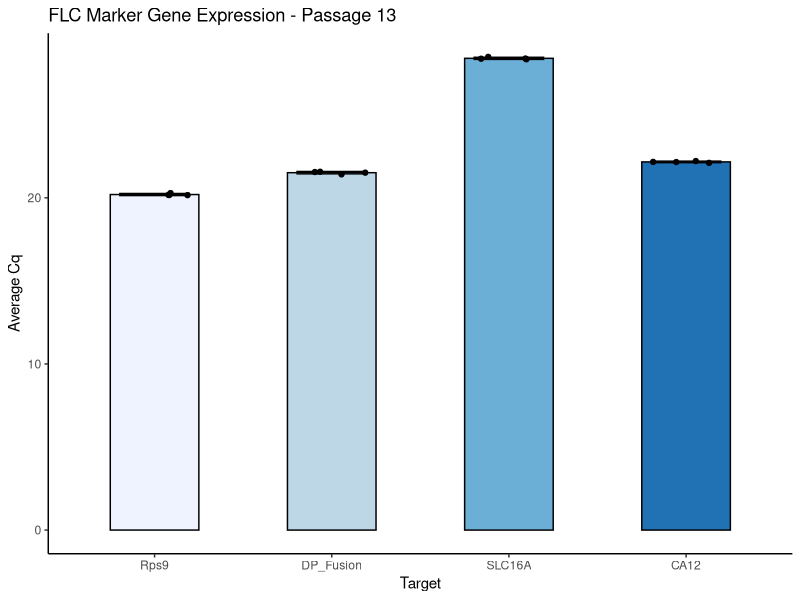
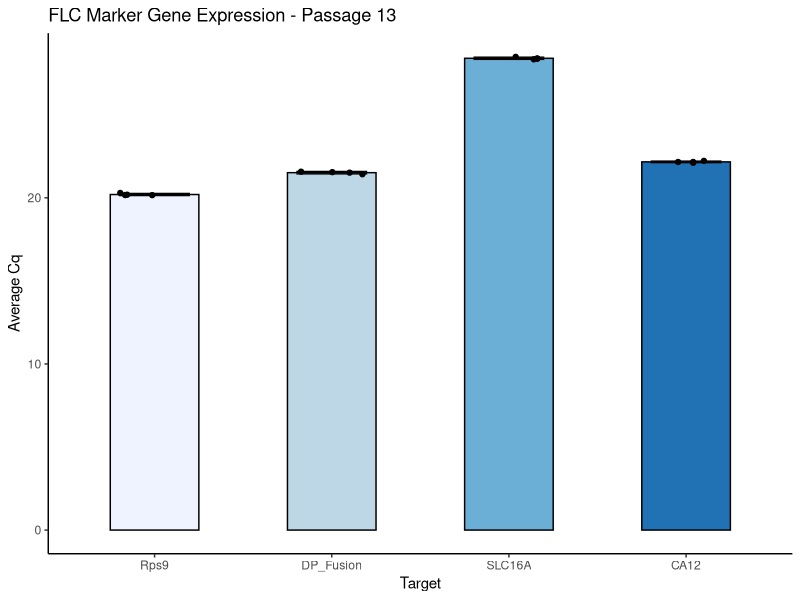

Write R code to recreate these figures, in order.
## ---- chunk 1
knitr::opts_chunk$set(echo = TRUE)
## ---- chunk 2
library(ggplot2)
library(tidyr)
library(dplyr)
library(ggpubr)
library(viridis)
## ---- chunk 3
data_summary <- function(data, varname, groupnames){
  require(plyr)
  summary_func <- function(x, col){
    c(mean = mean(x[[col]], na.rm=TRUE),
      sd = sd(x[[col]], na.rm=TRUE))
  }
  data_sum<-ddply(data, groupnames, .fun=summary_func,
                  varname)
  data_sum <- rename(data_sum, c("mean" = varname))
  return(data_sum)
}
## ---- chunk 4
qPCR.df <- read.csv("FLC_H_qPCR_diagnostic_messy.csv", row.names = 1)

## ---- chunk 5
qPCR.tidy <- data.frame(qPCR.df) %>% 
  mutate(genotype = rownames(qPCR.df))
## ---- chunk 6
qPCR.tidy <- qPCR.tidy %>% 
  gather(key = sample, value = measurement, -genotype) %>% 
  separate(col = sample, into = c("experiment", "replicate"), sep = "_")
## ---- chunk 7
qPCR.summary <- data_summary(qPCR.tidy, varname = "measurement", 
                             groupnames = "genotype")
## ---- chunk 8
qPCR.tidy$genotype <- factor(qPCR.tidy$genotype, levels = c("Rps9", "DP_Fusion", "SLC16A", "CA12"))
qPCR.summary$genotype <- factor(qPCR.summary$genotype, levels = c("Rps9", "DP_Fusion", "SLC16A", "CA12"))
## ---- chunk 9
p <- ggplot(qPCR.summary, aes(x = genotype, y = measurement, fill = genotype)) + 
  geom_bar(stat="identity",
           color="black", 
           position=position_dodge(),
           width = .5) +
  scale_fill_brewer() +
  geom_jitter(data = qPCR.tidy, aes(x = genotype, y = measurement), width = 0.2) +
  geom_errorbar(aes(ymin = measurement - sd, ymax = measurement + sd),
                width = .4,
                position=position_dodge(.9)) +
  theme_classic() +
  theme(legend.position = "none") +
  labs(title = "FLC Marker Gene Expression - Passage 13", 
       x = "Target", 
       y = "Average Cq")
print(p)
## ---- chunk 10
png(units = 'in', width = 5, height = 5, res = 250)
p
dev.off()
